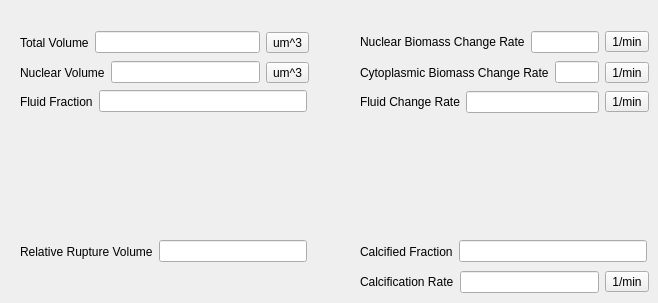
    <widget class="QWidget" name="Volume">
     <property name="sizePolicy">
      <sizepolicy hsizetype="Maximum" vsizetype="Preferred">
       <horstretch>0</horstretch>
       <verstretch>0</verstretch>
      </sizepolicy>
     </property>
     <attribute name="title">
      <string>Volume</string>
     </attribute>
     <widget class="QWidget" name="layoutWidget_15">
      <property name="geometry">
       <rect>
        <x>20</x>
        <y>30</y>
        <width>289</width>
        <height>25</height>
       </rect>
      </property>
      <layout class="QHBoxLayout" name="horizontalLayout_29">
       <item>
        <layout class="QHBoxLayout" name="horizontalLayout_30">
         <item>
          <widget class="QLabel" name="label_17">
           <property name="styleSheet">
            <string notr="true">font: 8pt &quot;MS Shell Dlg 2&quot;;</string>
           </property>
           <property name="text">
            <string>Total Volume</string>
           </property>
          </widget>
         </item>
         <item>
          <widget class="QLineEdit" name="lineEdit_17"/>
         </item>
        </layout>
       </item>
       <item>
        <widget class="QToolButton" name="toolButton_14">
         <property name="text">
          <string>um^3</string>
         </property>
        </widget>
       </item>
      </layout>
     </widget>
     <widget class="QWidget" name="layoutWidget_16">
      <property name="geometry">
       <rect>
        <x>20</x>
        <y>60</y>
        <width>289</width>
        <height>25</height>
       </rect>
      </property>
      <layout class="QHBoxLayout" name="horizontalLayout_31">
       <item>
        <layout class="QHBoxLayout" name="horizontalLayout_32">
         <item>
          <widget class="QLabel" name="label_18">
           <property name="styleSheet">
            <string notr="true">font: 8pt &quot;MS Shell Dlg 2&quot;;</string>
           </property>
           <property name="text">
            <string>Nuclear Volume</string>
           </property>
          </widget>
         </item>
         <item>
          <widget class="QLineEdit" name="lineEdit_18"/>
         </item>
        </layout>
       </item>
       <item>
        <widget class="QToolButton" name="toolButton_15">
         <property name="text">
          <string>um^3</string>
         </property>
        </widget>
       </item>
      </layout>
     </widget>
     <widget class="QWidget" name="layoutWidget">
      <property name="geometry">
       <rect>
        <x>20</x>
        <y>90</y>
        <width>287</width>
        <height>23</height>
       </rect>
      </property>
      <layout class="QHBoxLayout" name="horizontalLayout_34">
       <item>
        <widget class="QLabel" name="label_19">
         <property name="styleSheet">
          <string notr="true">font: 8pt &quot;MS Shell Dlg 2&quot;;</string>
         </property>
         <property name="text">
          <string>Fluid Fraction</string>
         </property>
        </widget>
       </item>
       <item>
        <widget class="QLineEdit" name="lineEdit_19"/>
       </item>
      </layout>
     </widget>
     <widget class="QWidget" name="layoutWidget_17">
      <property name="geometry">
       <rect>
        <x>360</x>
        <y>30</y>
        <width>289</width>
        <height>24</height>
       </rect>
      </property>
      <layout class="QHBoxLayout" name="horizontalLayout_33">
       <item>
        <layout class="QHBoxLayout" name="horizontalLayout_35">
         <item>
          <widget class="QLabel" name="label_20">
           <property name="styleSheet">
            <string notr="true">font: 8pt &quot;MS Shell Dlg 2&quot;;</string>
           </property>
           <property name="text">
            <string>Nuclear Biomass Change Rate</string>
           </property>
          </widget>
         </item>
         <item>
          <widget class="QLineEdit" name="lineEdit_20"/>
         </item>
        </layout>
       </item>
       <item>
        <widget class="QToolButton" name="toolButton_16">
         <property name="text">
          <string>1/min</string>
         </property>
        </widget>
       </item>
      </layout>
     </widget>
     <widget class="QWidget" name="layoutWidget_18">
      <property name="geometry">
       <rect>
        <x>360</x>
        <y>60</y>
        <width>289</width>
        <height>25</height>
       </rect>
      </property>
      <layout class="QHBoxLayout" name="horizontalLayout_36">
       <item>
        <layout class="QHBoxLayout" name="horizontalLayout_37">
         <item>
          <widget class="QLabel" name="label_21">
           <property name="styleSheet">
            <string notr="true">font: 8pt &quot;MS Shell Dlg 2&quot;;</string>
           </property>
           <property name="text">
            <string>Cytoplasmic Biomass Change Rate</string>
           </property>
          </widget>
         </item>
         <item>
          <widget class="QLineEdit" name="lineEdit_21"/>
         </item>
        </layout>
       </item>
       <item>
        <widget class="QToolButton" name="toolButton_17">
         <property name="text">
          <string>1/min</string>
         </property>
        </widget>
       </item>
      </layout>
     </widget>
     <widget class="QWidget" name="layoutWidget_19">
      <property name="geometry">
       <rect>
        <x>360</x>
        <y>90</y>
        <width>289</width>
        <height>24</height>
       </rect>
      </property>
      <layout class="QHBoxLayout" name="horizontalLayout_40">
       <item>
        <layout class="QHBoxLayout" name="horizontalLayout_41">
         <item>
          <widget class="QLabel" name="label_23">
           <property name="styleSheet">
            <string notr="true">font: 8pt &quot;MS Shell Dlg 2&quot;;</string>
           </property>
           <property name="text">
            <string>Fluid Change Rate</string>
           </property>
          </widget>
         </item>
         <item>
          <widget class="QLineEdit" name="lineEdit_23"/>
         </item>
        </layout>
       </item>
       <item>
        <widget class="QToolButton" name="toolButton_19">
         <property name="text">
          <string>1/min</string>
         </property>
        </widget>
       </item>
      </layout>
     </widget>
     <widget class="QWidget" name="layoutWidget_3">
      <property name="geometry">
       <rect>
        <x>360</x>
        <y>240</y>
        <width>287</width>
        <height>23</height>
       </rect>
      </property>
      <layout class="QHBoxLayout" name="horizontalLayout_42">
       <item>
        <widget class="QLabel" name="label_24">
         <property name="styleSheet">
          <string notr="true">font: 8pt &quot;MS Shell Dlg 2&quot;;</string>
         </property>
         <property name="text">
          <string>Calcified Fraction</string>
         </property>
        </widget>
       </item>
       <item>
        <widget class="QLineEdit" name="lineEdit_24"/>
       </item>
      </layout>
     </widget>
     <widget class="QWidget" name="layoutWidget_20">
      <property name="geometry">
       <rect>
        <x>360</x>
        <y>270</y>
        <width>289</width>
        <height>24</height>
       </rect>
      </property>
      <layout class="QHBoxLayout" name="horizontalLayout_45">
       <item>
        <layout class="QHBoxLayout" name="horizontalLayout_46">
         <item>
          <widget class="QLabel" name="label_26">
           <property name="styleSheet">
            <string notr="true">font: 8pt &quot;MS Shell Dlg 2&quot;;</string>
           </property>
           <property name="text">
            <string>Calcification Rate</string>
           </property>
          </widget>
         </item>
         <item>
          <widget class="QLineEdit" name="lineEdit_26"/>
         </item>
        </layout>
       </item>
       <item>
        <widget class="QToolButton" name="toolButton_21">
         <property name="text">
          <string>1/min</string>
         </property>
        </widget>
       </item>
      </layout>
     </widget>
     <widget class="QWidget" name="layoutWidget_21">
      <property name="geometry">
       <rect>
        <x>20</x>
        <y>240</y>
        <width>287</width>
        <height>23</height>
       </rect>
      </property>
      <layout class="QHBoxLayout" name="horizontalLayout_47">
       <item>
        <widget class="QLabel" name="label_27">
         <property name="styleSheet">
          <string notr="true">font: 8pt &quot;MS Shell Dlg 2&quot;;</string>
         </property>
         <property name="text">
          <string>Relative Rupture Volume</string>
         </property>
        </widget>
       </item>
       <item>
        <widget class="QLineEdit" name="lineEdit_27">
         <property name="inputMethodHints">
          <set>Qt::ImhNone</set>
         </property>
        </widget>
       </item>
      </layout>
     </widget>
    </widget>
